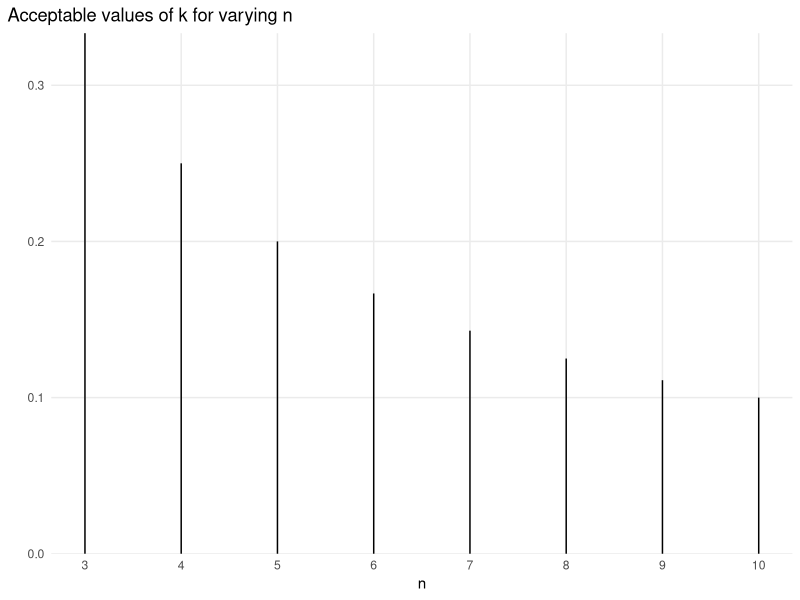
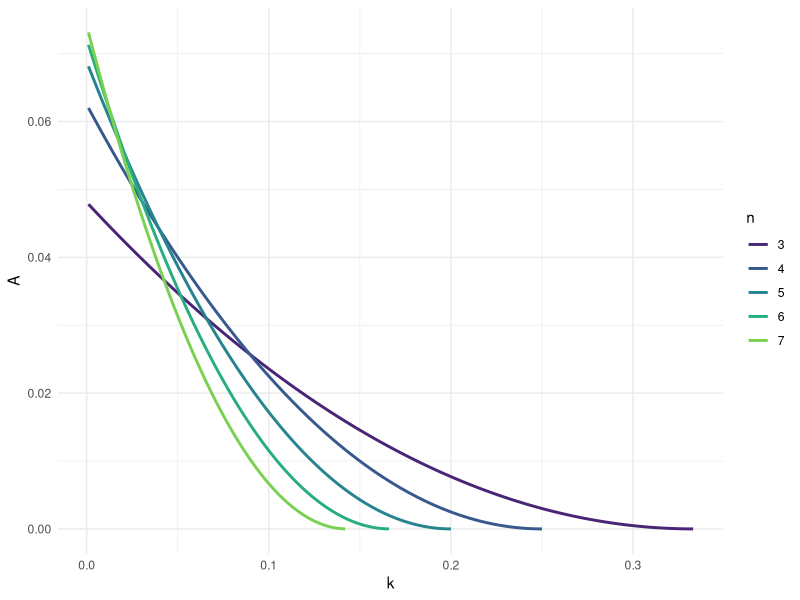
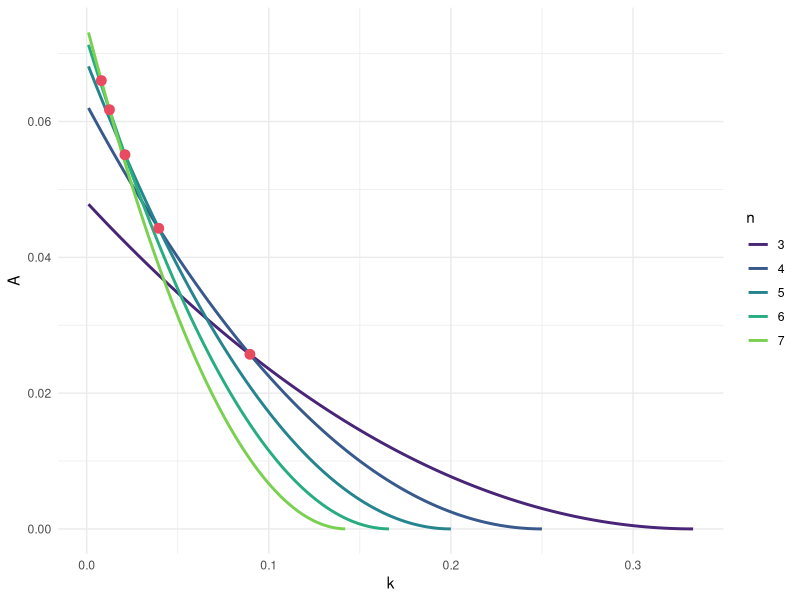

R code for these plots, in order:
## ---- chunk 1
library(tidyverse)

theme_set(theme_minimal())
cot <- function(x) 1/tan(x)
roots <- function(n) {
  c <- cot(pi/(n + 1)) / cot(pi/n)
  (c/2 - 0.5 + c(-1, 1) * sqrt((0.5 - c/2)^2 - 4*(n*c/4 - n/4 + c/4)*(c/(4*n+4) - 1/(4*n)))) / (2*(n*c/4 - n/4 + c/4))
}

knitr::opts_chunk$set(message = FALSE, warning = FALSE, dev = "svglite")
## ---- chunk 2
tibble(n = 3:10) %>% 
  mutate(k_max = 1/n) %>% 
  ggplot() +
  geom_segment(aes(x = n, xend = n, y = 0, yend = k_max)) +
  scale_x_continuous(breaks = 3:10) +
  scale_y_continuous(expand = c(0, 0)) +
  theme(panel.grid.minor = element_blank(),
        plot.title.position = "plot") +
  labs(title = "Acceptable values of k for varying n", y = "")
## ---- chunk 3
A_fn <- function(n, k) {
  (0.25*n^-1 - 0.5*k + 0.25 * n * k ^ 2) * cot(pi/n)
}

tibble(n = 3:7) %>% 
  mutate(data = map(n, ~ {
    k_max <- 1/.x
    
    tibble(k = seq(0.001, k_max, by = 0.001), 
           A = A_fn(.x, k))
  })) %>% 
  unnest(data) %>% 
  ggplot(aes(k, A, color = factor(n))) +
  geom_line(aes(group = n), size = 1) +
  scale_color_viridis_d(begin = 0.1, end = 0.8, name = "n")
## ---- chunk 4
roots <- function(n) {
  c <- cot(pi/(n + 1)) / cot(pi/n)
  (c/2 - 0.5 + c(-1, 1) * sqrt((0.5 - c/2)^2 - 4*(n*c/4 - n/4 + c/4)*(c/(4*n+4) - 1/(4*n)))) / (2*(n*c/4 - n/4 + c/4))
}

k_crossover <- tibble(n = 3:10,
                      k = map_dbl(n, ~ roots(.x)[1]))

k_crossover
## ---- chunk 5
tibble(n = 3:7) %>% 
  mutate(data = map(n, ~ {
    k_max <- 1/.x
    
    tibble(k = seq(0.001, k_max, by = 0.001), 
           A = A_fn(.x, k))
  })) %>% 
  unnest(data) %>% 
  ggplot(aes(k, A, color = factor(n))) +
  geom_line(aes(group = n), size = 1) +
  geom_point(color = "#E84A5F", size = 3, data = filter(k_crossover, n %in% 3:7) %>% rowwise() %>% mutate(A = A_fn(n, k))) +
  scale_color_viridis_d(begin = 0.1, end = 0.8, name = "n")
